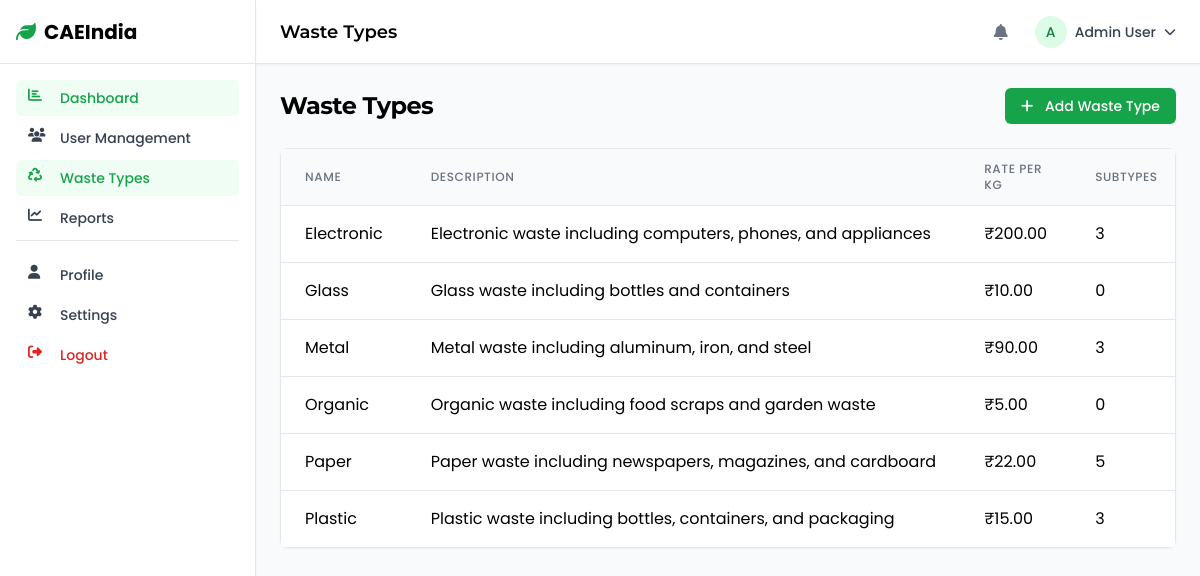
The app's page /dashboard/waste-types/index.php (signed in) with its own data.
### tables this page shows
CREATE TABLE users (
    id INT AUTO_INCREMENT PRIMARY KEY,
    name VARCHAR(100) NOT NULL,
    email VARCHAR(100) NOT NULL UNIQUE,
    password VARCHAR(255) NOT NULL,
    phone VARCHAR(20),
    address TEXT,
    city VARCHAR(50),
    state VARCHAR(50),
    pincode VARCHAR(10),
    role ENUM('household', 'collector', 'storage', 'buyer', 'admin', 'super_admin') NOT NULL,
    status ENUM('active', 'inactive', 'pending') DEFAULT 'pending',
    profile_image VARCHAR(255),
    total_points INT DEFAULT 0,
    reset_token VARCHAR(64),
    reset_token_expires DATETIME,
    created_at TIMESTAMP DEFAULT CURRENT_TIMESTAMP,
    updated_at TIMESTAMP DEFAULT CURRENT_TIMESTAMP ON UPDATE CURRENT_TIMESTAMP
);

CREATE TABLE waste_types (
    id INT AUTO_INCREMENT PRIMARY KEY,
    name VARCHAR(50) NOT NULL,
    description TEXT,
    rate_per_kg DECIMAL(10, 2) NOT NULL,
    created_at TIMESTAMP DEFAULT CURRENT_TIMESTAMP
);

### includes/functions.php (called while the page is built, shortened)
<?php
function isLoggedIn() {
    return isset($_SESSION['user_id']);
}
function hasRole($role) {
    if (is_array($role)) {
        return in_array($_SESSION['user_role'], $role);
    }
    return $_SESSION['user_role'] === $role;
}
function getUserData($userId, $pdo) {
    $stmt = $pdo->prepare("SELECT * FROM users WHERE id = ?");
    $stmt->execute([$userId]);
    return $stmt->fetch();
}
?>

### dashboard/waste-types/index.php (the view, shortened to what this page needs)
<?php
$page_title = "Waste Types";
require_once '../../includes/db_connect.php';
require_once '../../includes/functions.php';
$stmt = $pdo->query("
    SELECT
        wt.id,
        wt.name,
        wt.description,
        wt.rate_per_kg,
        COUNT(ws.id) as subtypes_count
    FROM waste_types wt
    LEFT JOIN waste_subtypes ws ON wt.id = ws.waste_type_id
    GROUP BY wt.id
    ORDER BY wt.name ASC
");
$waste_types = $stmt->fetchAll();
include_once '../../includes/dashboard_layout.php';
?>
<div class="space-y-6">
    <div class="flex items-center justify-between">
        <h1 class="text-2xl font-bold tracking-tight">Waste Types</h1>
        <button onclick="toggleForm('add')" class="rounded-md bg-primary-600 px-4 py-2 text-sm font-medium text-white hover:bg-primary-700 focus:outline-none focus:ring-2 focus:ring-primary-500 focus:ring-offset-2">
            <i class="fas fa-plus mr-2"></i> Add Waste Type
        </button>
    </div>
    <div class="rounded-lg border bg-white shadow-sm">
        <div class="overflow-x-auto">
            <table class="min-w-full divide-y divide-gray-200">
                <thead class="bg-gray-50">
                    <tr>
                        <th scope="col" class="px-6 py-3 text-left text-xs font-medium text-gray-500 uppercase tracking-wider">Name</th>
                        <th scope="col" class="px-6 py-3 text-left text-xs font-medium text-gray-500 uppercase tracking-wider">Description</th>
                        <th scope="col" class="px-6 py-3 text-left text-xs font-medium text-gray-500 uppercase tracking-wider">Rate per kg</th>
                        <th scope="col" class="px-6 py-3 text-left text-xs font-medium text-gray-500 uppercase tracking-wider">Subtypes</th>
                    </tr>
                </thead>
                <tbody class="bg-white divide-y divide-gray-200">
                    <?php foreach ($waste_types as $waste_type): ?>
                    <tr>
                        <td class="px-6 py-4 whitespace-nowrap"><?php echo $waste_type['name']; ?></td>
                        <td class="px-6 py-4 whitespace-nowrap"><?php echo $waste_type['description']; ?></td>
                        <td class="px-6 py-4 whitespace-nowrap">₹<?php echo number_format($waste_type['rate_per_kg'], 2); ?></td>
                        <td class="px-6 py-4 whitespace-nowrap"><?php echo $waste_type['subtypes_count']; ?></td>
                    </tr>
                    <?php endforeach; ?>
                </tbody>
            </table>
        </div>
    </div>
</div>
<?php
include_once '../../includes/dashboard_footer.php';
?>

### includes/dashboard_layout.php (shortened to what this page needs)
<?php
require_once __DIR__ . '/db_connect.php';
require_once __DIR__ . '/functions.php';
$user_data = getUserData($_SESSION['user_id'], $pdo);
?>
<!DOCTYPE html>
<html lang="en">
<head>
    <script src="https://cdn.tailwindcss.com"></script>
    <link rel="stylesheet" href="https://cdnjs.cloudflare.com/ajax/libs/font-awesome/6.4.0/css/all.min.css">
</head>
<body class="bg-gray-50 min-h-screen">
    <?php include_once __DIR__ . '/sidebar.php'; ?>
    <div class="md:ml-64 min-h-screen">
        <header class="sticky top-0 z-30 flex h-16 items-center gap-4 border-b bg-white px-4 md:px-6 shadow-sm">
            <div class="flex flex-1 items-center justify-between">
                <div>
                    <h1 class="text-lg font-semibold"><?php echo isset($page_title) ? $page_title : 'Dashboard'; ?></h1>
                </div>
                <div class="flex items-center gap-4">
                    <div class="relative">
                        <button id="notifications-button" class="flex h-9 w-9 items-center justify-center rounded-full text-gray-500 hover:bg-gray-100 hover:text-gray-700">
                            <i class="fas fa-bell"></i>
                        </button>
                    </div>
                    <div class="relative">
                        <button id="user-menu-button" class="flex items-center gap-2 text-sm font-medium text-gray-700">
                            <div class="flex h-8 w-8 items-center justify-center rounded-full bg-primary-100 text-primary-700">
                                <?php echo strtoupper(substr($user_data['name'] ?? 'U', 0, 1)); ?>
                            </div>
                            <span class="hidden md:inline-block"><?php echo $user_data['name'] ?? 'User'; ?></span>
                            <i class="fas fa-chevron-down text-xs"></i>
                        </button>
                    </div>
                </div>
            </div>
        </header>
        <main class="p-4 md:p-6 animate-fade-in">

### includes/sidebar.php (shortened to what this page needs)
<?php
$current_page = basename($_SERVER['PHP_SELF']);
$current_dir = basename(dirname($_SERVER['PHP_SELF']));
function isActive($page, $dir = null) {
    global $current_page, $current_dir;
    if ($dir !== null) {
        return $current_dir === $dir;
    }
    return $current_page === $page;
}
?>
<div id="sidebar" class="fixed left-0 top-0 z-40 h-screen w-64 transform transition-transform duration-300 ease-in-out bg-white border-r shadow-sm md:translate-x-0 -translate-x-full">
    <div class="flex h-16 items-center justify-between border-b px-4">
        <div class="flex items-center gap-2">
            <i class="fas fa-leaf text-primary-600 text-xl"></i>
            <span class="text-xl font-bold">CAEIndia</span>
        </div>
    </div>
    <div class="overflow-y-auto h-[calc(100vh-4rem)]">
        <nav class="px-4 py-4">
            <ul class="space-y-1">
                <li>
                    <a href="<?php echo BASE_PATH; ?>dashboard/index.php" class="flex items-center gap-3 rounded-md px-3 py-2 text-sm font-medium <?php echo isActive('index.php') ? 'bg-primary-50 text-primary-600' : 'text-gray-700 hover:bg-gray-100'; ?>">
                        <i class="fas fa-chart-bar w-5 h-5"></i>
                        <span>Dashboard</span>
                    </a>
                </li>
                <?php if (hasRole(['admin', 'super_admin'])): ?>
                <li>
                    <a href="<?php echo BASE_PATH; ?>dashboard/users/index.php" class="flex items-center gap-3 rounded-md px-3 py-2 text-sm font-medium <?php echo isActive('index.php', 'users') ? 'bg-primary-50 text-primary-600' : 'text-gray-700 hover:bg-gray-100'; ?>">
                        <i class="fas fa-users w-5 h-5"></i>
                        <span>User Management</span>
                    </a>
                </li>
                <li>
                    <a href="<?php echo BASE_PATH; ?>dashboard/waste-types/index.php" class="flex items-center gap-3 rounded-md px-3 py-2 text-sm font-medium <?php echo isActive('index.php', 'waste-types') ? 'bg-primary-50 text-primary-600' : 'text-gray-700 hover:bg-gray-100'; ?>">
                        <i class="fas fa-recycle w-5 h-5"></i>
                        <span>Waste Types</span>
                    </a>
                </li>
                <li>
                    <a href="<?php echo BASE_PATH; ?>dashboard/reports/index.php" class="flex items-center gap-3 rounded-md px-3 py-2 text-sm font-medium <?php echo isActive('index.php', 'reports') ? 'bg-primary-50 text-primary-600' : 'text-gray-700 hover:bg-gray-100'; ?>">
                        <i class="fas fa-chart-line w-5 h-5"></i>
                        <span>Reports</span>
                    </a>
                </li>
                <?php endif; ?>
                <li class="mt-4 pt-4 border-t">
                    <a href="<?php echo BASE_PATH; ?>dashboard/profile/index.php" class="flex items-center gap-3 rounded-md px-3 py-2 text-sm font-medium <?php echo isActive('index.php', 'profile') ? 'bg-primary-50 text-primary-600' : 'text-gray-700 hover:bg-gray-100'; ?>">
                        <i class="fas fa-user w-5 h-5"></i>
                        <span>Profile</span>
                    </a>
                </li>
                <li>
                    <a href="<?php echo BASE_PATH; ?>dashboard/settings/index.php" class="flex items-center gap-3 rounded-md px-3 py-2 text-sm font-medium <?php echo isActive('index.php', 'settings') ? 'bg-primary-50 text-primary-600' : 'text-gray-700 hover:bg-gray-100'; ?>">
                        <i class="fas fa-cog w-5 h-5"></i>
                        <span>Settings</span>
                    </a>
                </li>
                <li>
                    <a href="../auth/logout.php" class="flex items-center gap-3 rounded-md px-3 py-2 text-sm font-medium text-red-600 hover:bg-red-50">
                        <i class="fas fa-sign-out-alt w-5 h-5"></i>
                        <span>Logout</span>
                    </a>
                </li>
            </ul>
        </nav>
    </div>
</div>

### includes/dashboard_footer.php (shortened to what this page needs)
</main>
    </div>
</body>
</html>

### includes/dashboard_layout.php (style rules this page uses)
body { font-family: 'Poppins', sans-serif; }
h1, h2, h3, h4, h5, h6 { font-family: 'Montserrat', sans-serif; }
.animate-fade-in { animation: fadeIn 0.5s ease-in-out; }

### records on screen
users: name "A", name "Admin User"
waste_types: name "Electronic", description "Electronic waste including computers, phones, and appliances", rate_per_kg "200.00", subtypes_count "3"
waste_types: name "Glass", description "Glass waste including bottles and containers", rate_per_kg "10.00", subtypes_count "0"
waste_types: name "Metal", description "Metal waste including aluminum, iron, and steel", rate_per_kg "90.00", subtypes_count "3"
waste_types: name "Organic", description "Organic waste including food scraps and garden waste", rate_per_kg "5.00", subtypes_count "0"
waste_types: name "Paper", description "Paper waste including newspapers, magazines, and cardboard", rate_per_kg "22.00", subtypes_count "5"
waste_types: name "Plastic", description "Plastic waste including bottles, containers, and packaging", rate_per_kg "15.00", subtypes_count "3"

### other values on screen
$page_title "Waste Types"
